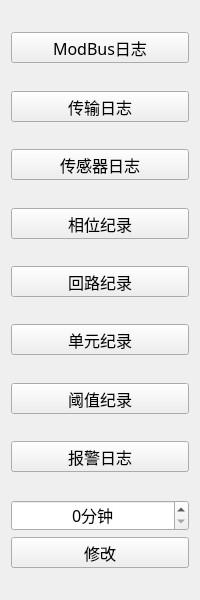
<?xml version="1.0" encoding="UTF-8"?>
<ui version="4.0">
 <class>Z_LogsToolWid</class>
 <widget class="QWidget" name="Z_LogsToolWid">
  <property name="geometry">
   <rect>
    <x>0</x>
    <y>0</y>
    <width>200</width>
    <height>600</height>
   </rect>
  </property>
  <property name="font">
   <font>
    <family>微软雅黑</family>
    <pointsize>12</pointsize>
   </font>
  </property>
  <property name="windowTitle">
   <string>Form</string>
  </property>
  <layout class="QVBoxLayout" name="verticalLayout">
   <item>
    <spacer name="verticalSpacer">
     <property name="orientation">
      <enum>Qt::Vertical</enum>
     </property>
     <property name="sizeHint" stdset="0">
      <size>
       <width>20</width>
       <height>40</height>
      </size>
     </property>
    </spacer>
   </item>
   <item>
    <widget class="QPushButton" name="modbusBtn">
     <property name="minimumSize">
      <size>
       <width>0</width>
       <height>31</height>
      </size>
     </property>
     <property name="text">
      <string>ModBus日志</string>
     </property>
    </widget>
   </item>
   <item>
    <spacer name="verticalSpacer_2">
     <property name="orientation">
      <enum>Qt::Vertical</enum>
     </property>
     <property name="sizeHint" stdset="0">
      <size>
       <width>20</width>
       <height>40</height>
      </size>
     </property>
    </spacer>
   </item>
   <item>
    <widget class="QPushButton" name="transBtn">
     <property name="minimumSize">
      <size>
       <width>0</width>
       <height>31</height>
      </size>
     </property>
     <property name="text">
      <string>传输日志</string>
     </property>
    </widget>
   </item>
   <item>
    <spacer name="verticalSpacer_3">
     <property name="orientation">
      <enum>Qt::Vertical</enum>
     </property>
     <property name="sizeHint" stdset="0">
      <size>
       <width>20</width>
       <height>40</height>
      </size>
     </property>
    </spacer>
   </item>
   <item>
    <widget class="QPushButton" name="envBtn">
     <property name="minimumSize">
      <size>
       <width>0</width>
       <height>31</height>
      </size>
     </property>
     <property name="text">
      <string>传感器日志</string>
     </property>
    </widget>
   </item>
   <item>
    <spacer name="verticalSpacer_4">
     <property name="orientation">
      <enum>Qt::Vertical</enum>
     </property>
     <property name="sizeHint" stdset="0">
      <size>
       <width>20</width>
       <height>40</height>
      </size>
     </property>
    </spacer>
   </item>
   <item>
    <widget class="QPushButton" name="recordBtn">
     <property name="minimumSize">
      <size>
       <width>0</width>
       <height>31</height>
      </size>
     </property>
     <property name="text">
      <string>相位纪录</string>
     </property>
    </widget>
   </item>
   <item>
    <spacer name="verticalSpacer_5">
     <property name="orientation">
      <enum>Qt::Vertical</enum>
     </property>
     <property name="sizeHint" stdset="0">
      <size>
       <width>20</width>
       <height>40</height>
      </size>
     </property>
    </spacer>
   </item>
   <item>
    <widget class="QPushButton" name="loopBtn">
     <property name="minimumSize">
      <size>
       <width>0</width>
       <height>31</height>
      </size>
     </property>
     <property name="text">
      <string>回路纪录</string>
     </property>
    </widget>
   </item>
   <item>
    <spacer name="verticalSpacer_6">
     <property name="orientation">
      <enum>Qt::Vertical</enum>
     </property>
     <property name="sizeHint" stdset="0">
      <size>
       <width>20</width>
       <height>40</height>
      </size>
     </property>
    </spacer>
   </item>
   <item>
    <widget class="QPushButton" name="outputBtn">
     <property name="minimumSize">
      <size>
       <width>0</width>
       <height>31</height>
      </size>
     </property>
     <property name="text">
      <string>单元纪录</string>
     </property>
    </widget>
   </item>
   <item>
    <spacer name="verticalSpacer_7">
     <property name="orientation">
      <enum>Qt::Vertical</enum>
     </property>
     <property name="sizeHint" stdset="0">
      <size>
       <width>20</width>
       <height>40</height>
      </size>
     </property>
    </spacer>
   </item>
   <item>
    <widget class="QPushButton" name="thresholdBtn">
     <property name="minimumSize">
      <size>
       <width>0</width>
       <height>31</height>
      </size>
     </property>
     <property name="text">
      <string>阈值纪录</string>
     </property>
    </widget>
   </item>
   <item>
    <spacer name="verticalSpacer_8">
     <property name="orientation">
      <enum>Qt::Vertical</enum>
     </property>
     <property name="sizeHint" stdset="0">
      <size>
       <width>20</width>
       <height>40</height>
      </size>
     </property>
    </spacer>
   </item>
   <item>
    <widget class="QPushButton" name="alarmBtn">
     <property name="minimumSize">
      <size>
       <width>0</width>
       <height>31</height>
      </size>
     </property>
     <property name="text">
      <string>报警日志</string>
     </property>
    </widget>
   </item>
   <item>
    <spacer name="verticalSpacer_9">
     <property name="orientation">
      <enum>Qt::Vertical</enum>
     </property>
     <property name="sizeHint" stdset="0">
      <size>
       <width>20</width>
       <height>40</height>
      </size>
     </property>
    </spacer>
   </item>
   <item>
    <widget class="QSpinBox" name="spinBox">
     <property name="minimumSize">
      <size>
       <width>0</width>
       <height>31</height>
      </size>
     </property>
     <property name="alignment">
      <set>Qt::AlignCenter</set>
     </property>
     <property name="suffix">
      <string>分钟</string>
     </property>
     <property name="maximum">
      <number>999</number>
     </property>
    </widget>
   </item>
   <item>
    <widget class="QPushButton" name="timeBtn">
     <property name="minimumSize">
      <size>
       <width>0</width>
       <height>31</height>
      </size>
     </property>
     <property name="text">
      <string>修改</string>
     </property>
    </widget>
   </item>
   <item>
    <spacer name="verticalSpacer_10">
     <property name="orientation">
      <enum>Qt::Vertical</enum>
     </property>
     <property name="sizeHint" stdset="0">
      <size>
       <width>20</width>
       <height>40</height>
      </size>
     </property>
    </spacer>
   </item>
  </layout>
 </widget>
 <resources/>
 <connections/>
</ui>
